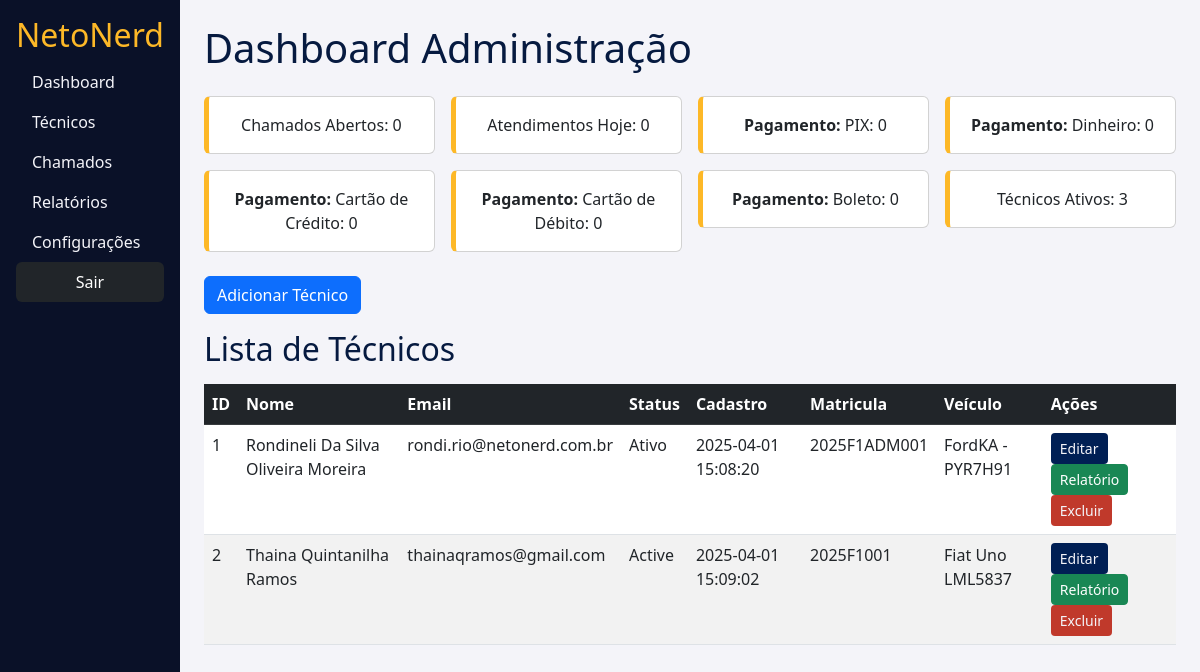
Page /dashboard.php on the committed database.
### tables this page shows
CREATE TABLE `tecnicos` (
  `id` int(11) NOT NULL,
  `nome` varchar(100) NOT NULL,
  `email` varchar(100) NOT NULL,
  `senha` varchar(255) NOT NULL,
  `status_tecnico` varchar(50) NOT NULL,
  `Ativo` tinyint(1) NOT NULL DEFAULT 1,
  `matricula` varchar(20) NOT NULL,
  `carro_do_dia` varchar(20) DEFAULT NULL,
  `senha_hash` varchar(255) NOT NULL,
  `created_at` timestamp NOT NULL DEFAULT current_timestamp()
);

### dashboard.php (the view, shortened to what this page needs)
<!DOCTYPE html>
<html lang="pt-br">
<head>
    <link href="https://cdn.jsdelivr.net/npm/bootstrap@5.3.0/dist/css/bootstrap.min.css" rel="stylesheet">
</head>
<body>
    <div class="d-flex">
        <div class="sidebar p-3">
            <h2 class="text-center">NetoNerd</h2>
            <ul class="nav flex-column">
                <li class="nav-item"><a href="#" class="nav-link">Dashboard</a></li>
                <li class="nav-item"><a href="#" class="nav-link">Técnicos</a></li>
                <li class="nav-item"><a href="#" class="nav-link">Chamados</a></li>
                <li class="nav-item"><a href="#" class="nav-link">Relatórios</a></li>
                <li class="nav-item"><a href="#" class="nav-link">Configurações</a></li>
                <li class="nav-item"><a class="nav-link btn btn-light text-white bg-dark ml-2" href="logoff.php">Sair</a></li>
            </ul>
        </div>
        <div class="main-content flex-grow-1 p-4">
            <header>
                <h1 class="mb-4">Dashboard Administração</h1>
            </header>
            <section class="stats row g-3 mb-4">
                <div class="col-md-3">
                    <div class="card p-3 text-center">
                        <?php
                            include 'bandoDeDados/conexao.php';
                            $sql = "SELECT COUNT(*) AS total_chamados FROM chamados WHERE status = 'Aberto'";
                            $result = $conn->query($sql);
                            if ($result && $row = $result->fetch_assoc()) {
                                $totalChamados = $row['total_chamados'];
                            } else {
                                $totalChamados = 0;
                            }
                        ?>
                        <div>Chamados Abertos: <span><?php echo htmlspecialchars($totalChamados); ?></span></div>
                    </div>
                </div>
                <div class="col-md-3">
                    <div class="card p-3 text-center">
                        <?php
                            include 'bandoDeDados/conexao.php';
                            $today = date('Y-m-d');
                            $sql = "SELECT COUNT(*) AS atendimentos_hoje FROM chamados WHERE DATE(data_fechamento) = ?";
                            $stmt = $conn->prepare($sql);
                            $stmt->bind_param('s', $today);
                            $stmt->execute();
                            $result = $stmt->get_result();
                            if ($result && $row = $result->fetch_assoc()) {
                                $atendimentosHoje = $row['atendimentos_hoje'];
                            } else {
                                $atendimentosHoje = 0;
                            }
                        ?>
                        <div>Atendimentos Hoje: <span><?php echo htmlspecialchars($atendimentosHoje); ?></span></div>
                    </div>
                </div>
                <div class="col-md-3">
                    <div class="card p-3 text-center">
                    <?php
$contagens = [
    'PIX' => 0,
    'Dinheiro' => 0,
    'Cartão Crédito' => 0,
    'Cartão Débito' => 0,
    'Boleto' => 0
];
$pix = $contagens['PIX'];
$dinheiro = $contagens['Dinheiro'];
$cartaoCredito = $contagens['Cartão Crédito'];
$cartaoDebito = $contagens['Cartão Débito'];
$boleto = $contagens['Boleto'];
?>
                        <div>
                            <strong>Pagamento:</strong> PIX: <?php echo htmlspecialchars($pix); ?>
                        </div>
                    </div>
                </div>
                <div class="col-md-3">
                    <div class="card p-3 text-center">
                        <div>
                            <strong>Pagamento:</strong> Dinheiro: <?php echo htmlspecialchars($dinheiro); ?>
                        </div>
                    </div>
                </div>
                <div class="col-md-3">
                    <div class="card p-3 text-center">
                        <div>
                            <strong>Pagamento:</strong> Cartão de Crédito: <?php echo htmlspecialchars($cartaoCredito); ?>
                        </div>
                    </div>
                </div>
                <div class="col-md-3">
                    <div class="card p-3 text-center">
                        <div>
                            <strong>Pagamento:</strong> Cartão de Débito: <?php echo htmlspecialchars($cartaoDebito); ?>
                        </div>
                    </div>
                </div>
                <div class="col-md-3">
                    <div class="card p-3 text-center">
                        <div>
                            <strong>Pagamento:</strong> Boleto: <?php echo htmlspecialchars($boleto); ?>
                        </div>
                    </div>
                </div>
                <div class="col-md-3">
                    <div class="card p-3 text-center">
                        <div>Técnicos Ativos: <span>3</span></div>
                    </div>
                </div>
            </section>
            <button class="btn btn-primary mb-3" data-bs-toggle="modal" data-bs-target="#addTecnicoModal">Adicionar Técnico</button>
            <section class="tecnicos">
                <h2 class="mb-3">Lista de Técnicos</h2>
                <table class="table table-striped table-hover">
                    <thead class="table-dark">
                        <tr>
                            <th>ID</th>
                            <th>Nome</th>
                            <th>Email</th>
                            <th>Status</th>
                            <th>Cadastro</th>
                            <th>Matricula</th>
                            <th>Veículo</th>
                            <th>Ações</th>
                        </tr>
                    </thead>
                    <tbody>
                        <tr>
                            <?php
                                include 'bandoDeDados/conexao.php';
                                $sql = "SELECT id, nome, carro_do_dia, email, created_at, matricula, status_tecnico FROM tecnicos";
                                $result = $conn->query($sql);
                                if ($result === false) {
                                    echo "<tr><td colspan='8' class='text-center'>Erro na consulta: " . $conn->error . "</td></tr>";
                                } elseif ($result->num_rows > 0) {
                                    while ($row = $result->fetch_assoc()) {
                                        echo "<tr>";
                                        echo "<td>" . htmlspecialchars($row['id']) . "</td>";
                                        echo "<td>" . htmlspecialchars($row['nome']) . "</td>";
                                        echo "<td>" . htmlspecialchars($row['email']) . "</td>";
                                        echo "<td>" . htmlspecialchars($row['status_tecnico']) . "</td>";
                                        echo "<td>" . htmlspecialchars($row['created_at']) . "</td>";
                                        echo "<td>" . htmlspecialchars($row['matricula']) . "</td>";
                                        echo "<td>" . htmlspecialchars($row['carro_do_dia']) . "</td>";
                                        echo "<td>";
                                        echo "<button class='btn btn-sm btn-edit'>Editar</button>";
                                        echo "<button class='btn btn-sm btn-success'><i class='fas fa-file'></i> Relatório</button>";
                                        echo "<button class='btn btn-sm btn-delete'>Excluir</button>";
                                        echo "</td>";
                                        echo "</tr>";
                                    }
                                } else {
                                    echo "<tr><td colspan='7' class='text-center'>Nenhum técnico encontrado</td></tr>";
                                }
                            ?>
                        </tr>
                    </tbody>
                </table>
            </section>
        </div>
    </div>
</body>
</html>

### dashboard.php (style rules this page uses)
:root { --primary: #0A1128; --secondary: #001F54; --accent: #FDB827; --light: #F4F4F9; --dark: #061A40; }
body { background-color: var(--light); color: var(--dark); }
.sidebar { background-color: var(--primary); color: var(--light); height: 100vh; }
.sidebar h2 { color: var(--accent); }
.sidebar a { color: var(--light); }
.card { border-left: 5px solid var(--accent); }
.tecnicos .btn-edit { background-color: var(--secondary); color: var(--light); }
.tecnicos .btn-delete { background-color: #C0392B; color: var(--light); }

### rows in the picture
tecnicos: id "1", nome "Rondineli Da Silva Oliveira Moreira", email "rondi.rio@netonerd.com.br", status_tecnico "Ativo", created_at "2025-04-01 15:08:20", matricula "2025F1ADM001", carro_do_dia "FordKA - PYR7H91"
tecnicos: id "2", nome "Thaina Quintanilha Ramos", email "thainaqramos@gmail.com", status_tecnico "Active", created_at "2025-04-01 15:09:02", matricula "2025F1001", carro_do_dia "Fiat Uno LML5837"

### other values in the picture
$totalChamados "0"
$atendimentosHoje "0"
$pix "0"
$dinheiro "0"
$cartaoCredito "0"
$cartaoDebito "0"
$boleto "0"
